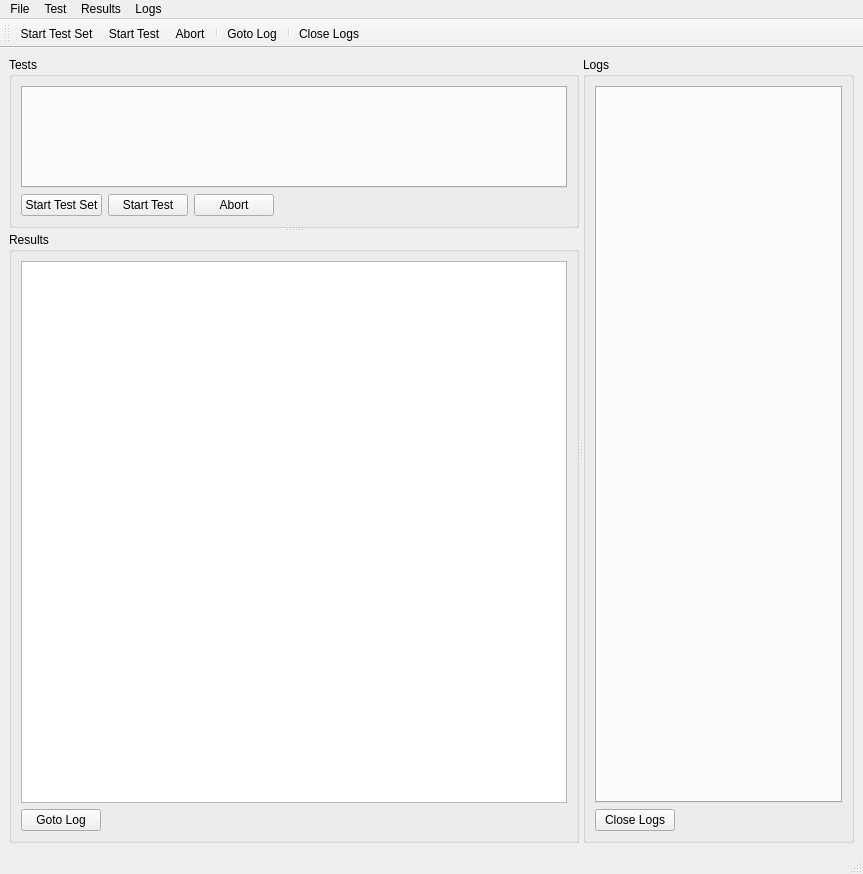
<?xml version="1.0" encoding="UTF-8"?>
<ui version="4.0">
 <class>MainWindow</class>
 <widget class="QMainWindow" name="MainWindow">
  <property name="geometry">
   <rect>
    <x>0</x>
    <y>0</y>
    <width>863</width>
    <height>874</height>
   </rect>
  </property>
  <property name="windowTitle">
   <string>MainWindow</string>
  </property>
  <widget class="QWidget" name="centralwidget">
   <layout class="QVBoxLayout" name="verticalLayout_2">
    <item>
     <widget class="QSplitter" name="splitter_2">
      <property name="orientation">
       <enum>Qt::Horizontal</enum>
      </property>
      <widget class="QSplitter" name="splitter">
       <property name="orientation">
        <enum>Qt::Vertical</enum>
       </property>
       <widget class="QGroupBox" name="groupBoxTests">
        <property name="baseSize">
         <size>
          <width>0</width>
          <height>0</height>
         </size>
        </property>
        <property name="title">
         <string>Tests</string>
        </property>
        <layout class="QVBoxLayout" name="verticalLayout">
         <item>
          <widget class="QTabWidget" name="tabWidgetTest">
           <property name="currentIndex">
            <number>-1</number>
           </property>
          </widget>
         </item>
         <item>
          <layout class="QHBoxLayout" name="horizontalLayout">
           <property name="sizeConstraint">
            <enum>QLayout::SetMinimumSize</enum>
           </property>
           <item>
            <widget class="QPushButton" name="startSetButton">
             <property name="text">
              <string>Start Test Set</string>
             </property>
             <property name="icon">
              <iconset>
               <normaloff>icons/PlayMultiple.png</normaloff>icons/PlayMultiple.png</iconset>
             </property>
            </widget>
           </item>
           <item>
            <widget class="QPushButton" name="startTestButton">
             <property name="text">
              <string>Start Test</string>
             </property>
             <property name="icon">
              <iconset>
               <normaloff>icons/Play.png</normaloff>icons/Play.png</iconset>
             </property>
            </widget>
           </item>
           <item>
            <widget class="QPushButton" name="abortButton">
             <property name="text">
              <string>Abort</string>
             </property>
             <property name="icon">
              <iconset>
               <normaloff>icons/Cancel.png</normaloff>icons/Cancel.png</iconset>
             </property>
            </widget>
           </item>
           <item>
            <spacer name="horizontalSpacer">
             <property name="orientation">
              <enum>Qt::Horizontal</enum>
             </property>
             <property name="sizeHint" stdset="0">
              <size>
               <width>40</width>
               <height>20</height>
              </size>
             </property>
            </spacer>
           </item>
          </layout>
         </item>
        </layout>
       </widget>
       <widget class="QGroupBox" name="groupBoxResults">
        <property name="title">
         <string>Results</string>
        </property>
        <layout class="QVBoxLayout" name="verticalLayout_4">
         <item>
          <widget class="QTreeView" name="TreeViewResults">
           <property name="iconSize">
            <size>
             <width>20</width>
             <height>20</height>
            </size>
           </property>
          </widget>
         </item>
         <item>
          <layout class="QHBoxLayout" name="horizontalLayout_2">
           <property name="sizeConstraint">
            <enum>QLayout::SetMinimumSize</enum>
           </property>
           <item>
            <widget class="QPushButton" name="gotoLogButton">
             <property name="text">
              <string>Goto Log</string>
             </property>
             <property name="icon">
              <iconset>
               <normaloff>icons/Script.png</normaloff>icons/Script.png</iconset>
             </property>
            </widget>
           </item>
           <item>
            <spacer name="horizontalSpacer_2">
             <property name="orientation">
              <enum>Qt::Horizontal</enum>
             </property>
             <property name="sizeHint" stdset="0">
              <size>
               <width>40</width>
               <height>20</height>
              </size>
             </property>
            </spacer>
           </item>
          </layout>
         </item>
        </layout>
       </widget>
      </widget>
      <widget class="QGroupBox" name="groupBoxLog">
       <property name="title">
        <string>Logs</string>
       </property>
       <layout class="QVBoxLayout" name="verticalLayout_3">
        <item>
         <widget class="QTabWidget" name="tabWidgetLog">
          <property name="currentIndex">
           <number>-1</number>
          </property>
         </widget>
        </item>
        <item>
         <layout class="QHBoxLayout" name="horizontalLayout_3">
          <property name="sizeConstraint">
           <enum>QLayout::SetMinimumSize</enum>
          </property>
          <item>
           <widget class="QPushButton" name="closeLogsButton">
            <property name="text">
             <string>Close Logs</string>
            </property>
            <property name="icon">
             <iconset>
              <normaloff>icons/WideBrush.png</normaloff>icons/WideBrush.png</iconset>
            </property>
           </widget>
          </item>
          <item>
           <spacer name="horizontalSpacer_3">
            <property name="orientation">
             <enum>Qt::Horizontal</enum>
            </property>
            <property name="sizeHint" stdset="0">
             <size>
              <width>40</width>
              <height>20</height>
             </size>
            </property>
           </spacer>
          </item>
         </layout>
        </item>
       </layout>
      </widget>
     </widget>
    </item>
   </layout>
  </widget>
  <widget class="QMenuBar" name="menubar">
   <property name="geometry">
    <rect>
     <x>0</x>
     <y>0</y>
     <width>863</width>
     <height>21</height>
    </rect>
   </property>
   <widget class="QMenu" name="menuFile">
    <property name="title">
     <string>File</string>
    </property>
    <addaction name="actionQuit"/>
   </widget>
   <widget class="QMenu" name="menuTest">
    <property name="title">
     <string>Test</string>
    </property>
    <addaction name="actionStartSet"/>
    <addaction name="actionStartTest"/>
    <addaction name="actionAbort"/>
   </widget>
   <widget class="QMenu" name="menuResults">
    <property name="title">
     <string>Results</string>
    </property>
    <addaction name="actionActionGotoLog"/>
   </widget>
   <widget class="QMenu" name="menuLogs">
    <property name="title">
     <string>Logs</string>
    </property>
    <addaction name="actionActionCloseLogs"/>
   </widget>
   <addaction name="menuFile"/>
   <addaction name="menuTest"/>
   <addaction name="menuResults"/>
   <addaction name="menuLogs"/>
  </widget>
  <widget class="QStatusBar" name="statusbar"/>
  <widget class="QToolBar" name="toolBar">
   <property name="windowTitle">
    <string>toolBar</string>
   </property>
   <property name="toolButtonStyle">
    <enum>Qt::ToolButtonTextBesideIcon</enum>
   </property>
   <attribute name="toolBarArea">
    <enum>TopToolBarArea</enum>
   </attribute>
   <attribute name="toolBarBreak">
    <bool>false</bool>
   </attribute>
   <addaction name="actionStartSet"/>
   <addaction name="actionStartTest"/>
   <addaction name="actionAbort"/>
   <addaction name="separator"/>
   <addaction name="actionActionGotoLog"/>
   <addaction name="separator"/>
   <addaction name="actionActionCloseLogs"/>
  </widget>
  <action name="actionQuit">
   <property name="icon">
    <iconset>
     <normaloff>icons/Delete.png</normaloff>icons/Delete.png</iconset>
   </property>
   <property name="text">
    <string>Quit</string>
   </property>
  </action>
  <action name="actionStartTest">
   <property name="icon">
    <iconset>
     <normaloff>icons/Play.png</normaloff>icons/Play.png</iconset>
   </property>
   <property name="text">
    <string>Start Test</string>
   </property>
   <property name="toolTip">
    <string>Start Test</string>
   </property>
   <property name="shortcut">
    <string>Ctrl+R</string>
   </property>
  </action>
  <action name="actionAbort">
   <property name="icon">
    <iconset>
     <normaloff>icons/Cancel.png</normaloff>icons/Cancel.png</iconset>
   </property>
   <property name="text">
    <string>Abort</string>
   </property>
  </action>
  <action name="actionStartSet">
   <property name="icon">
    <iconset>
     <normaloff>icons/PlayMultiple.png</normaloff>icons/PlayMultiple.png</iconset>
   </property>
   <property name="text">
    <string>Start Test Set</string>
   </property>
   <property name="toolTip">
    <string>Start Test</string>
   </property>
  </action>
  <action name="actionTestResultsClicked">
   <property name="text">
    <string>TestResultsClicked</string>
   </property>
  </action>
  <action name="actionActionCloseLogs">
   <property name="icon">
    <iconset>
     <normaloff>icons/WideBrush.png</normaloff>icons/WideBrush.png</iconset>
   </property>
   <property name="text">
    <string>Close Logs</string>
   </property>
  </action>
  <action name="actionActionGotoLog">
   <property name="icon">
    <iconset>
     <normaloff>icons/Script.png</normaloff>icons/Script.png</iconset>
   </property>
   <property name="text">
    <string>Goto Log</string>
   </property>
  </action>
 </widget>
 <resources/>
 <connections>
  <connection>
   <sender>startSetButton</sender>
   <signal>clicked()</signal>
   <receiver>actionStartSet</receiver>
   <slot>trigger()</slot>
   <hints>
    <hint type="sourcelabel">
     <x>48</x>
     <y>557</y>
    </hint>
    <hint type="destinationlabel">
     <x>-1</x>
     <y>-1</y>
    </hint>
   </hints>
  </connection>
  <connection>
   <sender>startTestButton</sender>
   <signal>clicked()</signal>
   <receiver>actionStartTest</receiver>
   <slot>trigger()</slot>
   <hints>
    <hint type="sourcelabel">
     <x>129</x>
     <y>576</y>
    </hint>
    <hint type="destinationlabel">
     <x>-1</x>
     <y>-1</y>
    </hint>
   </hints>
  </connection>
  <connection>
   <sender>abortButton</sender>
   <signal>clicked()</signal>
   <receiver>actionAbort</receiver>
   <slot>trigger()</slot>
   <hints>
    <hint type="sourcelabel">
     <x>210</x>
     <y>576</y>
    </hint>
    <hint type="destinationlabel">
     <x>-1</x>
     <y>-1</y>
    </hint>
   </hints>
  </connection>
  <connection>
   <sender>TreeViewResults</sender>
   <signal>doubleClicked(QModelIndex)</signal>
   <receiver>actionTestResultsClicked</receiver>
   <slot>trigger()</slot>
   <hints>
    <hint type="sourcelabel">
     <x>362</x>
     <y>525</y>
    </hint>
    <hint type="destinationlabel">
     <x>-1</x>
     <y>-1</y>
    </hint>
   </hints>
  </connection>
  <connection>
   <sender>closeLogsButton</sender>
   <signal>clicked()</signal>
   <receiver>actionActionCloseLogs</receiver>
   <slot>trigger()</slot>
   <hints>
    <hint type="sourcelabel">
     <x>643</x>
     <y>821</y>
    </hint>
    <hint type="destinationlabel">
     <x>-1</x>
     <y>-1</y>
    </hint>
   </hints>
  </connection>
  <connection>
   <sender>gotoLogButton</sender>
   <signal>clicked()</signal>
   <receiver>actionActionGotoLog</receiver>
   <slot>trigger()</slot>
   <hints>
    <hint type="sourcelabel">
     <x>57</x>
     <y>821</y>
    </hint>
    <hint type="destinationlabel">
     <x>-1</x>
     <y>-1</y>
    </hint>
   </hints>
  </connection>
 </connections>
</ui>
